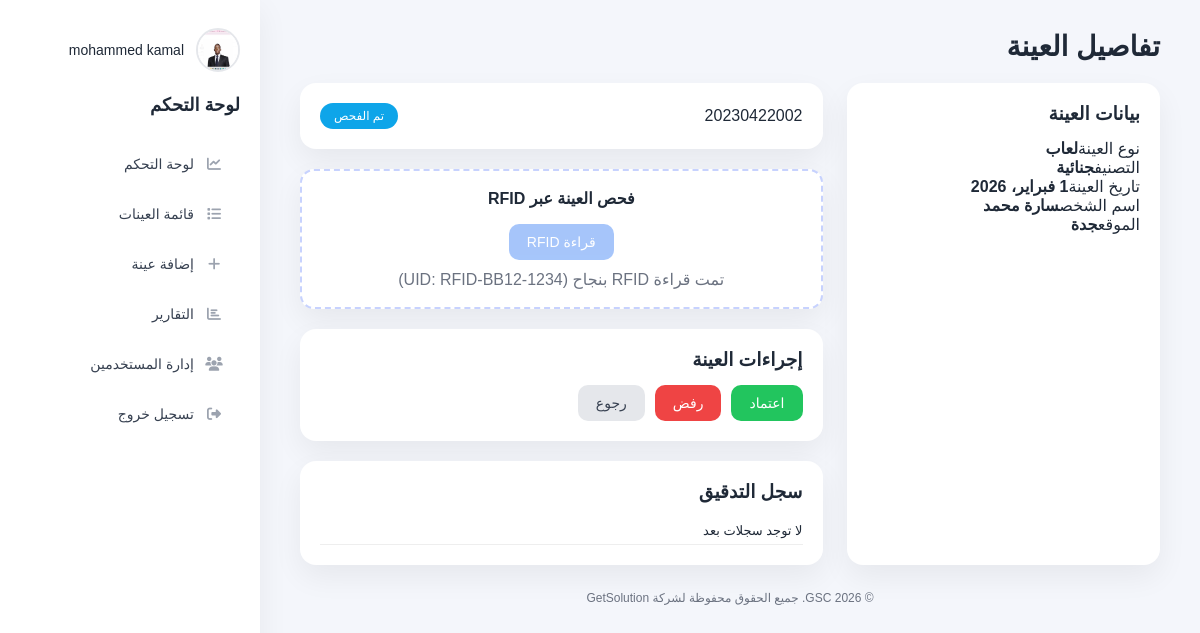
The page /api/samples/full/20230422002/ (signed in) on the database its author committed.
### Users/models.py (models this page shows, shortened)
class UserProfile(models.Model):
	user = models.OneToOneField(User, on_delete=models.CASCADE)
	avatar = models.ImageField(upload_to='avatars/', null=True, blank=True)

### Samples/models.py (models this page shows, shortened)
class Sample(models.Model):
    STATUS_CHOICES = (
        ('pending', 'Pending'),
        ('checked', 'RFID Checked'),
        ('approved', 'Approved'),
        ('rejected', 'Rejected'),
    )
    sample_number = models.CharField(max_length=50, unique=True)
    sample_type = models.CharField(max_length=50)
    category = models.CharField(max_length=50)
    person_name = models.CharField(max_length=100)
    collected_date = models.DateField()
    location = models.CharField(max_length=100, blank=True)  # Added field for location
    rfid = models.OneToOneField(RFIDTag, on_delete=models.PROTECT)
    status = models.CharField(max_length=20, choices=STATUS_CHOICES, default='pending')

class RFIDTag(models.Model):
    uid = models.CharField(max_length=64, unique=True)
    is_active = models.BooleanField(default=True)

### Samples/views.py (the view, shortened to what this page needs)
# urls.py: path('samples/full/<str:sample_number>/', sample_full_screen_view, name='sample_full_screen'),
@login_required
@permission_required('Samples.view_sample', raise_exception=True)
def sample_full_screen_view(request, sample_number):
	sample = get_object_or_404(Sample, sample_number=sample_number)
	can_act = is_operator_or_admin(request.user)
	logs = AuditLog.objects.filter(sample=sample).order_by('-timestamp')[:10]
	return render(
		request,
		'Samples/sample_full_screen.html',
		{'sample': sample, 'can_act': can_act, 'logs': logs}
	)

### Samples/views.py (called while the page is built)
def is_operator_or_admin(user):
	return user.groups.filter(name__in=['Admin', 'Operator']).exists()

### Samples/templates/Samples/sample_full_screen.html (shortened to what this page needs)
{% extends 'Samples/base.html' %}
{% load i18n %}
{% block content %}
<h1>{% trans "تفاصيل العينة" %}</h1>
<div class="grid-main">
    <div class="card">
        <h3>{% trans "بيانات العينة" %}</h3>
        <div class="info-item"><span>{% trans "نوع العينة" %}</span><strong>{{ sample.sample_type }}</strong></div>
        <div class="info-item"><span>{% trans "التصنيف" %}</span><strong>{{ sample.category }}</strong></div>
        <div class="info-item"><span>{% trans "تاريخ العينة" %}</span><strong>{{ sample.collected_date }}</strong></div>
        <div class="info-item"><span>{% trans "اسم الشخص" %}</span><strong>{{ sample.person_name }}</strong></div>
        <div class="info-item"><span>{% trans "الموقع" %}</span><strong>{{ sample.location }}</strong></div>
    </div>
    <div>
        <div class="card" style="display:flex;justify-content:space-between;align-items:center;">
            <div class="sample-no">{{ sample.sample_number }}</div>
            <div class="status {% if sample.status == 'pending' %}pending{% elif sample.status == 'checked' %}checked{% elif sample.status == 'approved' %}approved{% else %}rejected{% endif %}">
                {% if sample.status == 'pending' %}{% trans "قيد الفحص" %}
                {% elif sample.status == 'checked' %}{% trans "تم الفحص" %}
                {% elif sample.status == 'approved' %}{% trans "معتمدة" %}
                {% elif sample.status == 'rejected' %}{% trans "مرفوضة" %}
                {% endif %}
            </div>
        </div>
        <form method="post" class="card rfid-box">
            <strong>{% trans "فحص العينة عبر RFID" %}</strong>
            <div class="spacer"></div>
            {% if can_act and sample.status == 'pending' %}
                <button class="btn btn-blue" name="action" value="rfid_check">{% trans "قراءة RFID" %}</button>
            {% else %}
                <button class="btn btn-blue" type="button" disabled>{% trans "قراءة RFID" %}</button>
            {% endif %}
            <div class="muted" style="margin-top:10px;">
                {% if sample.status == 'checked' or sample.status == 'approved' %}
                    {% trans "تمت قراءة RFID بنجاح" %} (UID: {{ sample.rfid.uid }})
                {% else %}
                    {% trans "لم يتم فحص العينة بعد" %}
                {% endif %}
            </div>
        </form>
        {% if can_act %}
        <form method="post" class="card">
            <h3>{% trans "إجراءات العينة" %}</h3>
            <div style="display:flex;gap:10px;">
                <button class="btn btn-green" name="action" value="approve" {% if sample.status != 'checked' %}disabled{% endif %}>{% trans "اعتماد" %}</button>
                <button class="btn btn-red" name="action" value="reject">{% trans "رفض" %}</button>
                <a href="{% url 'sample-list-web' %}" class="btn btn-gray">{% trans "رجوع" %}</a>
            </div>
        </form>
        {% endif %}
        <div class="card">
            <h3>{% trans "سجل التدقيق" %}</h3>
            <div class="log">
                {% for log in logs %}
                    <div>• {{ log.action }} — {{ log.timestamp|date:'Y/m/d H:i' }}</div>
                {% empty %}
                    <div>{% trans "لا توجد سجلات بعد" %}</div>
                {% endfor %}
            </div>
        </div>
    </div>
</div>
{% endblock %}

### Samples/templates/Samples/base.html (shortened to what this page needs)
<!DOCTYPE html>
<html lang="{% if LANGUAGE_CODE == 'ar' %}ar{% else %}en{% endif %}" dir="{% if LANGUAGE_CODE == 'ar' %}rtl{% else %}ltr{% endif %}">
<head>
    {% load i18n %}
    <link rel="stylesheet" href="https://cdnjs.cloudflare.com/ajax/libs/font-awesome/6.4.0/css/all.min.css">
</head>
<body>
<div class="layout">
    {% if request.user.is_authenticated %}
    <aside class="sidebar">
        <div class="avatar" id="avatarMenu">
            {% if request.user.userprofile.avatar %}
                <img class="avatar-img" alt="avatar" src="{{ request.user.userprofile.avatar.url }}">
            {% endif %}
            <div class="avatar-name">{{ request.user.get_full_name|default:request.user.username }}</div>
        </div>
        <h3>{% trans "Control Panel" %}</h3>
        <a href="{% url 'dashboard' %}" class="{% if '/api/dashboard/' in request.path %}active{% endif %}"><i class="fas fa-chart-line"></i>{% trans "Dashboard" %}</a>
        <a href="/api/samples/web/" class="{% if '/api/samples/web/' in request.path %}active{% endif %}"><i class="fas fa-list"></i>{% trans "Sample List" %}</a>
        <a href="/api/samples/add/" class="{% if '/api/samples/add/' in request.path %}active{% endif %}"><i class="fas fa-plus"></i>{% trans "Add Sample" %}</a>
        <a href="{% url 'reports' %}" class="{% if '/api/reports/' in request.path %}active{% endif %}"><i class="fas fa-chart-bar"></i>{% trans "Reports" %}</a>
        {% if request.user.is_superuser %}
            <a href="{% url 'user_management' %}" class="{% if '/users/management/' in request.path %}active{% endif %}"><i class="fas fa-users"></i>{% trans "User Management" %}</a>
        {% endif %}
        <a href="/users/logout/"><i class="fas fa-sign-out-alt"></i>{% trans "Logout" %}</a>
    </aside>
    {% endif %}
    <main class="main" style="width:100%;">
        {% block content %}{% endblock %}
        <div class="spacer"></div>
        <div class="muted" style="text-align:center;font-size:12px;padding:10px 0;">
            {% trans "© 2026 GSC. All rights reserved for GetSolution Co" %}
        </div>
    </main>
</div>
</body>
</html>

### Samples/templates/Samples/base.html (style rules this page uses)
:root { --blue:#4f8df7; --blue-2:#3b82f6; --green:#22c55e; --green-2:#34b399; --red:#ef4444; --bg:#f4f6fb; --card:#ffffff; --text:#1f2937; --muted:#6b7280; --border:#e5e7eb; --radius:16px; }
* { box-sizing:border-box;font-family:"Cairo",sans-serif }
body { margin:0;background:var(--bg);color:var(--text) }
.layout { display:flex;min-height:100vh;direction:ltr }
.sidebar { direction:rtl;width:260px;background:#fff;padding:28px 20px;box-shadow:0 10px 30px rgba(0,0,0,.06) }
.main { direction:rtl;flex:1;padding:30px 40px }
.sidebar h3 { margin:0 0 28px 0;font-size:18px }
.sidebar .avatar { display:flex;align-items:center;gap:12px;margin-bottom:22px;position:relative }
.sidebar .avatar-img { width:44px;height:44px;border-radius:50%;object-fit:cover;border:2px solid #e5e7eb }
.sidebar .avatar-name { font-size:14px;color:#1f2937 }
.sidebar a { display:block;padding:12px 16px;margin-bottom:10px;border-radius:12px;text-decoration:none;color:#374151;font-size:14px;display:flex;align-items:center;gap:10px }
.sidebar a i { width:20px;text-align:center;color:#9ca3af;font-size:14px }
h1 { margin:0 0 20px 0;font-size:28px }
h3 { margin:0 0 14px 0 }
.card { background:#fff;padding:20px;border-radius:var(--radius);box-shadow:0 12px 30px rgba(0,0,0,.06) }
.card + .card { margin-top:20px }
.btn { border:none;padding:10px 18px;border-radius:10px;cursor:pointer;font-size:14px;display:inline-flex;align-items:center;gap:6px }
.btn-blue { background:var(--blue);color:#fff }
.btn-green { background:var(--green);color:#fff }
.btn-red { background:var(--red);color:#fff }
.btn-gray { background:#e5e7eb;color:#374151;text-decoration:none }
.btn:disabled { opacity:.5;cursor:not-allowed }
.status { padding:6px 14px;border-radius:999px;color:#fff;font-size:12px;display:inline-block }
.status.checked { background:#0ea5e9 }
.grid-main { display:grid;grid-template-columns:1.2fr 2fr;gap:24px }
.muted { color:var(--muted) }
.spacer { height:16px }
.rfid-box { border:2px dashed #c7d2fe;border-radius:14px;padding:18px;text-align:center }
.log { max-height:150px;overflow:auto;font-size:13px }
.log div { border-bottom:1px solid #eee;padding:6px 0 }

### rows shown on the page
Sample: sample_type "لعاب", category "جنائية", collected_date "1 فبراير، 2026", person_name "سارة محمد", location "جدة", sample_number "20230422002", rfid.uid "RFID-BB12-1234"

### other values the page prints
{{ request.user.get_full_name|default:request.user.username }} "mohammed kamal"
